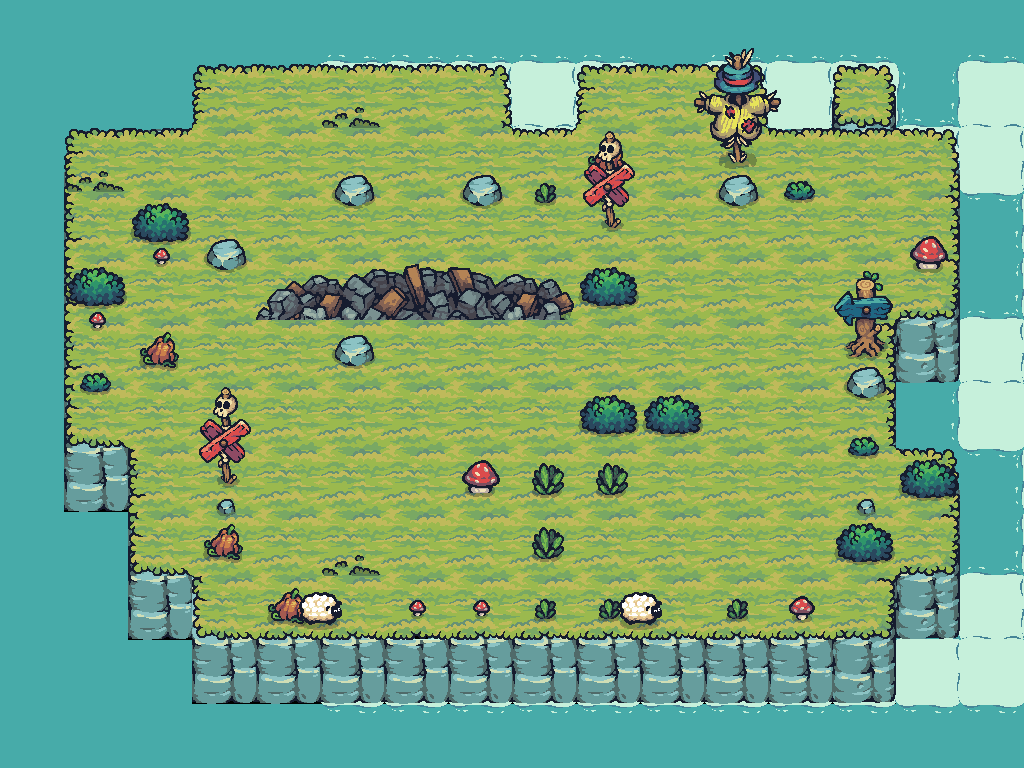

Tiled map render using the project's own tile images. Description and the map definition, with tile-layer contents summarised, below:
An orthogonal 16x12 tile map with 64x64 px tiles, 11 tile layers (Water, Foam, layerforedge, new game bg, ...), 24 tilesets and 31 objects (18x Block, 6x Tree, 3x Barrel, AntiPlayerCheckpoint, PlayerCheckpoint, ...).

<map version="1.10" tiledversion="1.11.0" orientation="orthogonal" renderorder="right-down" width="16" height="12" tilewidth="64" tileheight="64" infinite="0" nextlayerid="28" nextobjectid="11">
 <properties>
  <property name="Star1" type="int" value="30" />
  <property name="Star2" type="int" value="35" />
  <property name="Star3" type="int" value="40" />
 </properties>
 <tileset firstgid="1" source="Terrain.tsx" />
 <tileset firstgid="41" source="Castle_Red.tsx" />
 <tileset firstgid="61" source="Tree.tsx" />
 <tileset firstgid="169" source="17.tsx" />
 <tileset firstgid="171" source="Tower_Blue.tsx" />
 <tileset firstgid="179" source="01.tsx" />
 <tileset firstgid="180" source="06.tsx" />
 <tileset firstgid="181" source="18.tsx" />
 <tileset firstgid="190" source="09.tsx" />
 <tileset firstgid="191" source="12.tsx" />
 <tileset firstgid="192" source="16.tsx" />
 <tileset firstgid="194" source="Castle_Destroyed.tsx" />
 <tileset firstgid="214" source="HappySheep_Idle.tsx" />
 <tileset firstgid="222" source="Tree_192.tsx" />
 <tileset firstgid="234" source="Water.tsx" />
 <tileset firstgid="235" source="Foam_192.tsx" />
 <tileset firstgid="243" source="Tilemap_Elevation.tsx" />
 <tileset firstgid="275" source="02.tsx" />
 <tileset firstgid="276" source="03.tsx" />
 <tileset firstgid="277" source="04.tsx" />
 <tileset firstgid="278" source="07.tsx" />
 <tileset firstgid="279" source="10.tsx" />
 <tileset firstgid="280" source="TX Props.tsx" />
 <tileset firstgid="344" source="11.tsx" />
 <group id="26" name="Common">
  <layer id="13" name="Water" width="16" height="12">
   <data>[192 cells, 88 non-empty, 1 distinct tile ids]</data>
  </layer>
  <layer id="14" name="Foam" width="16" height="12" offsetx="128" offsety="0">
   <data>[192 cells, 44 non-empty, 1 distinct tile ids]</data>
  </layer>
  <layer id="19" name="layerforedge" width="16" height="12">
   <data>[192 cells, 30 non-empty, 11 distinct tile ids]</data>
  </layer>
  <layer id="15" name="new game bg" width="16" height="12">
   <data>[192 cells, 128 non-empty, 12 distinct tile ids]</data>
  </layer>
  <layer id="24" name="eat" width="16" height="12">
   <data>[192 cells, 5 non-empty, 3 distinct tile ids]</data>
  </layer>
  <layer id="27" name="grass" width="16" height="12">
   <data>[192 cells, 3 non-empty, 1 distinct tile ids]</data>
  </layer>
  <layer id="17" name="props" width="16" height="12" offsetx="0" offsety="32">
   <data>[192 cells, 17 non-empty, 7 distinct tile ids]</data>
  </layer>
  <layer id="18" name="propsLayer2" width="16" height="12">
   <data>[192 cells, 15 non-empty, 12 distinct tile ids]</data>
  </layer>
  <objectgroup id="21" name="TreesOutSideGameGrid" class="TreesOutSideGameGrid">
   <object id="3" name="Tree" type="Tree" x="192" y="128" width="64" height="64" />
   <object id="5" name="Tree" type="Tree" x="256" y="128" width="64" height="64" />
   <object id="6" name="Tree" type="Tree" x="384" y="128" width="64" height="64" />
   <object id="7" name="Tree" type="Tree" x="832" y="192" width="64" height="64" />
   <object id="8" name="Tree" type="Tree" x="640" y="128" width="64" height="64" />
   <object id="9" name="Tree" type="Tree" x="192" y="320" width="64" height="64" />
  </objectgroup>
  <layer id="22" name="AheadOfTreesProps" width="16" height="12">
   <data>[192 cells, 6 non-empty, 6 distinct tile ids]</data>
  </layer>
  <objectgroup id="30" name="CollisionblocksForGrid">
   <object id="101" name="Block" type="Block" x="256" y="128" width="576" height="64" />
   <object id="102" name="Block" type="Block" x="256" y="576" width="576" height="64" />
   <object id="103" name="Block" type="Block" x="192" y="192" width="64" height="384" />
   <object id="104" name="Block" type="Block" x="831" y="192" width="64" height="384" />
  </objectgroup>
  <layer id="25" name="BottomEdge" width="16" height="12">
   <data>[192 cells, 2 non-empty, 1 distinct tile ids]</data>
  </layer>
 </group>
 <layer id="13" name="CollisionblockTileLayer" width="16" height="12">
  <data>[192 cells, 15 non-empty, 11 distinct tile ids]</data>
 </layer>
 <objectgroup id="5" name="Collisionblocks">
  <object id="1" name="Block" type="Block" x="576" y="192" width="64" height="64" />
  <object id="2" name="Block" type="Block" x="256" y="256" width="64" height="64" />
  <object id="3" name="Block" type="Block" x="320" y="256" width="64" height="64" />
  <object id="4" name="Block" type="Block" x="384" y="256" width="64" height="64" />
  <object id="5" name="Block" type="Block" x="448" y="256" width="64" height="64" />
  <object id="6" name="Block" type="Block" x="512" y="256" width="64" height="64" />
  <object id="7" name="Block" type="Block" x="576" y="256" width="64" height="64" />
  <object id="10" name="Block" type="Block" x="320" y="320" width="64" height="64" />
  <object id="13" name="Block" type="Block" x="576" y="384" width="64" height="64" />
  <object id="14" name="Block" type="Block" x="640" y="384" width="64" height="64" />
  <object id="15" name="Block" type="Block" x="448" y="448" width="64" height="64" />
  <object id="16" name="Block" type="Block" x="512" y="448" width="64" height="64" />
  <object id="17" name="Block" type="Block" x="576" y="448" width="64" height="64" />
  <object id="19" name="Block" type="Block" x="512" y="512" width="64" height="64" />
 </objectgroup>
 <objectgroup id="6" name="Checkpoints">
  <object id="9" name="AntiPlayerCheckpoint" type="AntiPlayerCheckpoint" x="256" y="320" width="64" height="64" />
  <object id="20" name="PlayerCheckpoint" type="PlayerCheckpoint" x="576" y="512" width="64" height="64" />
 </objectgroup>
 <objectgroup id="7" name="Spawnpoints">
  <object id="8" name="Barrel" type="Barrel" x="704" y="256" width="64" height="64" />
  <object id="11" name="Barrel" type="Barrel" x="384" y="320" width="64" height="64" />
  <object id="12" name="Barrel" type="Barrel" x="512" y="384" width="64" height="64" />
  <object id="18" name="Player" type="Player" x="256" y="512" width="64" height="64" />
  <object id="21" name="AntiPlayer" type="AntiPlayer" x="768" y="512" width="64" height="64" />
 </objectgroup>
</map>
